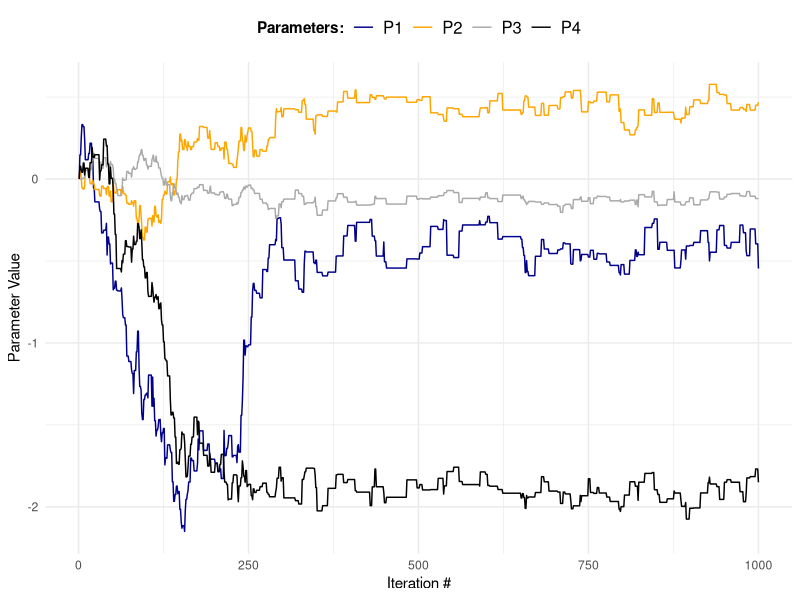
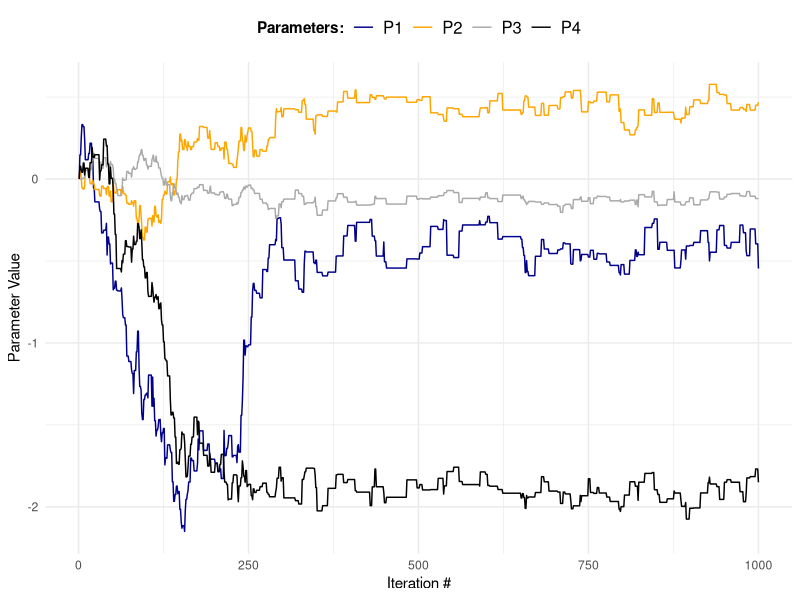

These figures' R source, in order:

# libraries
library(here)
library(ggplot2)
library(gridExtra)
library(mvtnorm)


# Maximum likelihood estimator of Beta in the Poisson regression model

df <- read.table("eBayNumberOfBidderData.dat", header = TRUE)

df_woc <- df[, -2] # data frame without Const

poisson_reg <- glm(formula = nBids ~ ., data = df_woc, family = poisson(link = "log"))

print(summary(poisson_reg))
# Essential covariates are VerifyID, Sealed, LogBook, MinBidShare



X <- as.matrix(df[, -1])
y <- as.matrix(df[, 1])
features_dim <- dim(X)[2]

# prior mean 'mu' and prior covariance matrix 'prior_covmat'
prior_covmat <- 100 * solve(t(X)%*%X)
mu <- rep(0, features_dim) 

# initial Beta parameters
betas_init <- rep(0,features_dim)

logposterior <- function(betas, X, y, mu, sigma){
  
  # transform matrix beta into single column vector
  betas = as.vector(betas)
  
  # log-likelihood for poisson regression model
  loglik <- sum((X %*% betas) * y) - sum(exp(X %*% betas))
  
  # log-normal prior
  logprior <- dmvnorm(betas, mean = mu, sigma = sigma, log = TRUE)
  
  return(loglik + logprior)
}

# perform optimization
optim_result <- optim(par = betas_init,  # initial values for parameters
                      fn = logposterior, # function to be minimized
                      gr = NULL, 
                      X, y, mu, prior_covmat, # arguments of function to be minimized
                      method = c("BFGS"), 
                      control = list(fnscale = -1), # minimize negative logposterior
                      hessian = TRUE)

# calculated posterior mode aka Beta parameters
posterior_betas <- optim_result$par
names(posterior_betas) <- colnames(X)

# calculated posterior covariance matrix by using hessian matrix from optim function
posterior_covmat <- -solve(optim_result$hessian)


# Function for Random Walk Metropolis Algorithm
random_walk_metropolis <- function(c, logposterior){ 
  
  c = c # tuning parameter
  N <- 1000 # number of iterations for algorithm
  
  # matrix for storing all accepted draws 
  thetas <- matrix(0, nrow = N, ncol = features_dim) # accepted draws are stored here
  # set counter for rejection rate
  rejection_rate <- 0  
  # store alpha values for comparison and evaluation of average acceptance probability
  alphas <- c()
  
  # run Random Walk Metropolis algorithm in for loop for N draws
  for (i in 2:N){
    
    # simulate sample proposal from proposed distribution
    sample_proposal <- rmvnorm(1, mean = thetas[i - 1, ], sigma = c * posterior_covmat)
    
    # evaluate probability for sample proposal
    p_sample_proposal <- logposterior(betas = sample_proposal, X, y, mu, prior_covmat)
    
    # evaluate probability for the last accepted draw
    p_last_accepted_draw <- logposterior(betas = thetas[i - 1, ], X, y, mu, prior_covmat)
    
    # calculate acceptance probability
    alpha <- min(1, exp(p_sample_proposal - p_last_accepted_draw)) # use exp because of logs
    alphas[i] <- round(alpha, 2) # this is just for myself, no need to store in reality
    
    # generate random number from uniform distribution
    U <- runif(1)
    # compare it with acceptance probability and if lower
    if (U < alpha){
      # add sample proposal to matrix of accepted draws
      thetas[i, ] <- sample_proposal
      
    }else{
      # if not accepted add to current i iteration of thetas a previous value i - 1
      thetas[i, ] <- thetas[i - 1, ]
      rejection_rate <- rejection_rate + 1
    }
    
  } 
  cat("Average acceptance rate = ", 
      1 - rejection_rate/N) 
  
  # or mean(alphas) where alpha is acceptance probability
  print(mean(alphas, na.rm = TRUE))
  # return accepted draws
  return(thetas)
}

N <- 1000
thetas <- random_walk_metropolis(c = 1, logposterior = logposterior)

# Graphical representation of convergence
results <- cbind(iterations = c(1:N), as.data.frame(thetas))
colnames(results)[-1] <- colnames(X)

pl <- ggplot(data = results) +
  geom_line(aes(x = iterations, y = VerifyID, color = "P1")) +
  geom_line(aes(x = iterations, y = Sealed, color = "P2")) +
  geom_line(aes(x = iterations, y = LogBook, color = "P3")) +
  geom_line(aes(x = iterations, y = MinBidShare, color = "P4")) +
  scale_color_manual(name = 'Parameters:', 
                     values = c(P1 = "darkblue", P2 = "orange",
                                P3 = "darkgrey", P4 = "black")) +
  labs(x = "Iteration #", y = "Parameter Value") +
  theme_minimal() +
  theme(legend.position = "top", 
        legend.text = element_text(size = 12),
        legend.title = element_text(face = 'bold'))

plot(pl)  

ggsave('mcmc.svg', width = 8, height = 6)



